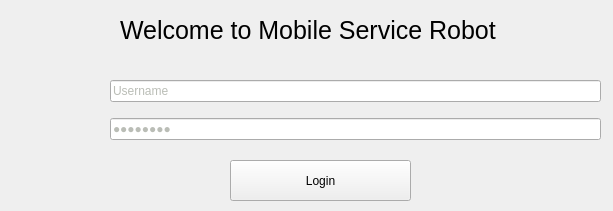
<?xml version="1.0" encoding="UTF-8"?>
<ui version="4.0">
 <class>LoginForm</class>
 <widget class="QWidget" name="LoginForm">
  <property name="geometry">
   <rect>
    <x>0</x>
    <y>0</y>
    <width>613</width>
    <height>211</height>
   </rect>
  </property>
  <property name="windowTitle">
   <string>Authentication Login</string>
  </property>
  <widget class="QLabel" name="label">
   <property name="geometry">
    <rect>
     <x>120</x>
     <y>10</y>
     <width>411</width>
     <height>41</height>
    </rect>
   </property>
   <property name="font">
    <font>
     <pointsize>19</pointsize>
    </font>
   </property>
   <property name="text">
    <string>Welcome to Mobile Service Robot</string>
   </property>
  </widget>
  <widget class="QWidget" name="verticalLayoutWidget">
   <property name="geometry">
    <rect>
     <x>110</x>
     <y>70</y>
     <width>491</width>
     <height>80</height>
    </rect>
   </property>
   <layout class="QVBoxLayout" name="verticalLayout">
    <item>
     <widget class="QLineEdit" name="UsernameEdit">
      <property name="toolTip">
       <string>&lt;html&gt;&lt;head/&gt;&lt;body&gt;&lt;p&gt;Username&lt;/p&gt;&lt;/body&gt;&lt;/html&gt;</string>
      </property>
      <property name="styleSheet">
       <string notr="true">
color: rgb(186, 189, 182);</string>
      </property>
      <property name="text">
       <string>Username</string>
      </property>
     </widget>
    </item>
    <item>
     <widget class="QLineEdit" name="PasswordEdit">
      <property name="styleSheet">
       <string notr="true">color: rgb(186, 189, 182);</string>
      </property>
      <property name="text">
       <string>Password</string>
      </property>
      <property name="echoMode">
       <enum>QLineEdit::Password</enum>
      </property>
     </widget>
    </item>
   </layout>
  </widget>
  <widget class="QPushButton" name="LoginButton">
   <property name="geometry">
    <rect>
     <x>230</x>
     <y>160</y>
     <width>181</width>
     <height>41</height>
    </rect>
   </property>
   <property name="text">
    <string>Login</string>
   </property>
  </widget>
  <widget class="QLabel" name="gambarROS">
   <property name="geometry">
    <rect>
     <x>530</x>
     <y>10</y>
     <width>71</width>
     <height>41</height>
    </rect>
   </property>
   <property name="styleSheet">
    <string notr="true">background-image: url(:/newPrefix/ros.png);</string>
   </property>
   <property name="text">
    <string/>
   </property>
   <property name="pixmap">
    <pixmap resource="test.qrc">:/newPrefix/ros.png</pixmap>
   </property>
   <property name="scaledContents">
    <bool>true</bool>
   </property>
  </widget>
  <widget class="QWidget" name="verticalLayoutWidget_2">
   <property name="geometry">
    <rect>
     <x>0</x>
     <y>70</y>
     <width>91</width>
     <height>80</height>
    </rect>
   </property>
   <layout class="QVBoxLayout" name="verticalLayout_2">
    <item>
     <widget class="QLabel" name="gambarUname">
      <property name="styleSheet">
       <string notr="true">image: url(:/newPrefix/uname1.png);</string>
      </property>
      <property name="text">
       <string/>
      </property>
     </widget>
    </item>
    <item>
     <widget class="QLabel" name="gambarGembok">
      <property name="styleSheet">
       <string notr="true">image: url(:/newPrefix/pass.png);</string>
      </property>
      <property name="text">
       <string/>
      </property>
     </widget>
    </item>
   </layout>
  </widget>
 </widget>
 <resources>
  <include location="test.qrc"/>
  <include location="new.qrc"/>
 </resources>
 <connections/>
</ui>
